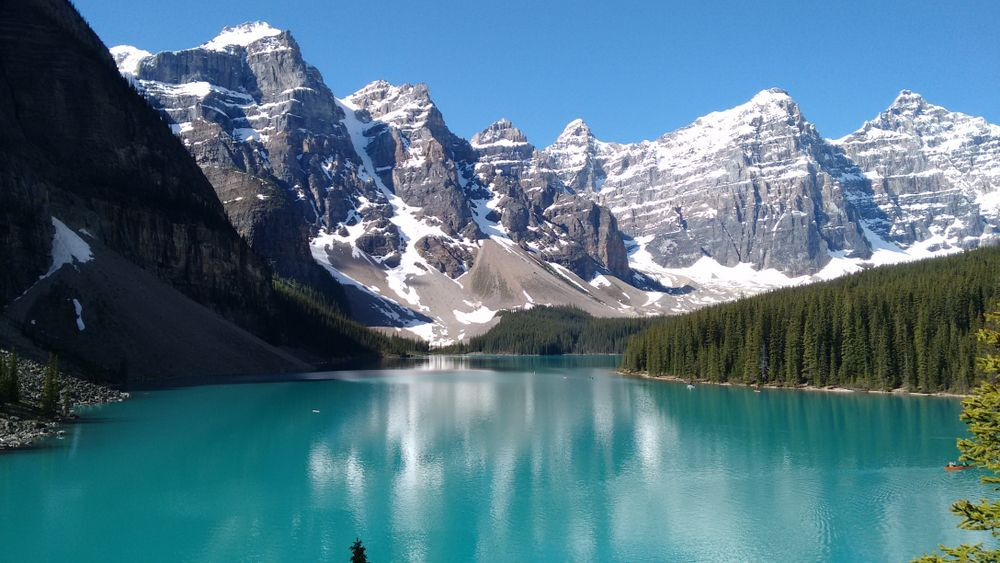
#> input picture ImageProcessing/Morphological Operations/input_image.jpg, 1000 x 563 px
$ python main.py
#> lines starting #> are read from the running program, lines starting #| are printed output that depends on the picture; after the words box and inside, x2 and y2 are one past the last pixel; in counts of white or black regions, pixels touching at a corner belong together
import cv2
import numpy as np

# read the image
image = cv2.imread('input_image.jpg')
#> image is the input picture: shape (563, 1000, 3); mean B, G, R 132.2, 116.2, 81

# convert the image to grayscale and apply thresholding
gray = cv2.cvtColor(image, cv2.COLOR_BGR2GRAY)
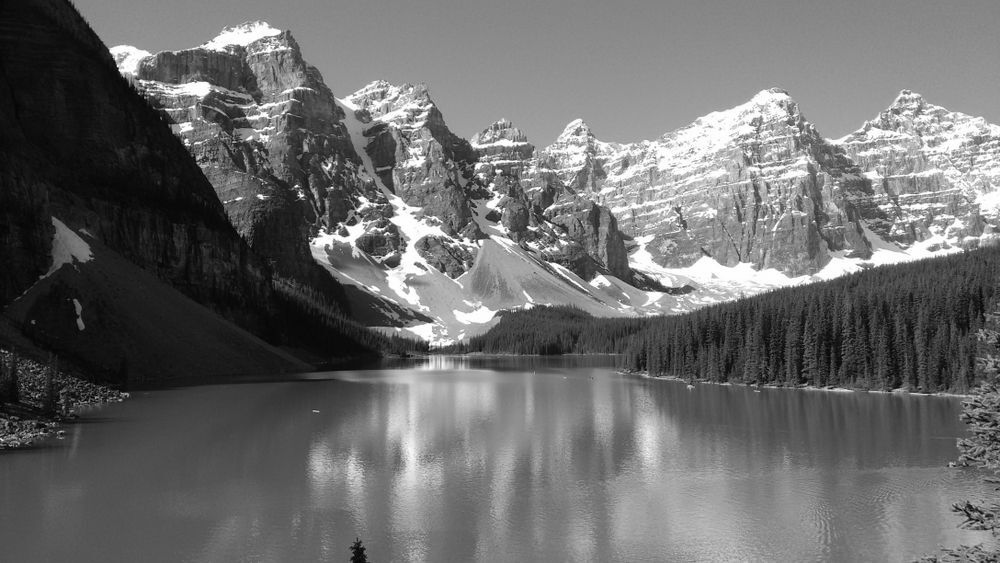
#> gray: shape (563, 1000); min 0, max 255, mean 107.5
ret, thresh = cv2.threshold(gray, 0, 255, cv2.THRESH_BINARY_INV + cv2.THRESH_OTSU)
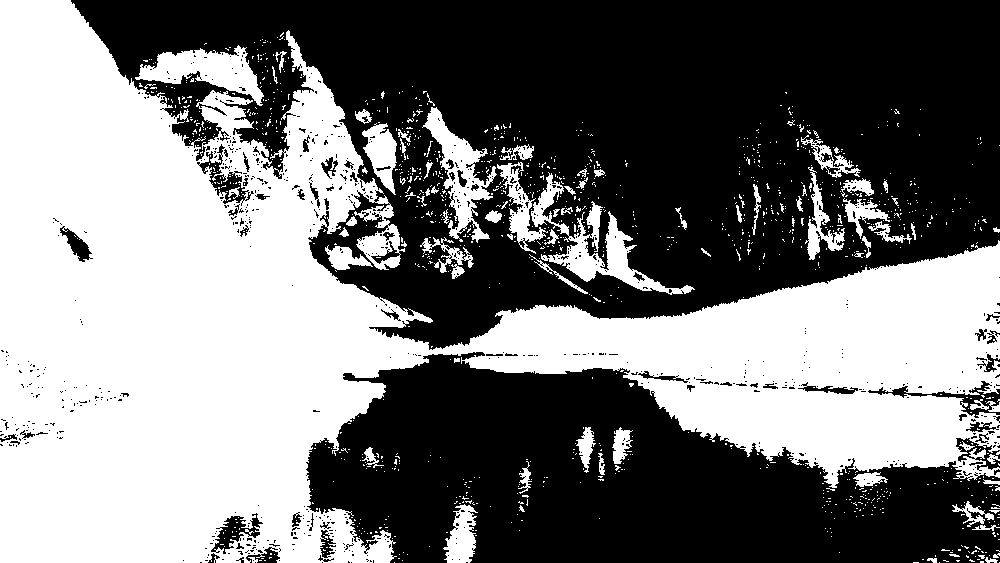
#> thresh: shape (563, 1000); 47% white; 1235 white regions (1153 under 20 px), largest, box (x1, y1, x2, y2) and area: (0, 0, 1000, 563) 237520, (531, 172, 695, 295) 4168, (135, 45, 264, 106) 3450
#> ret = 104

# define kernel for erosion and dilation
kernel = np.ones((5,5), np.uint8)

# apply morphological operations
# erosion
erosion = cv2.erode(thresh, kernel, iterations=1)
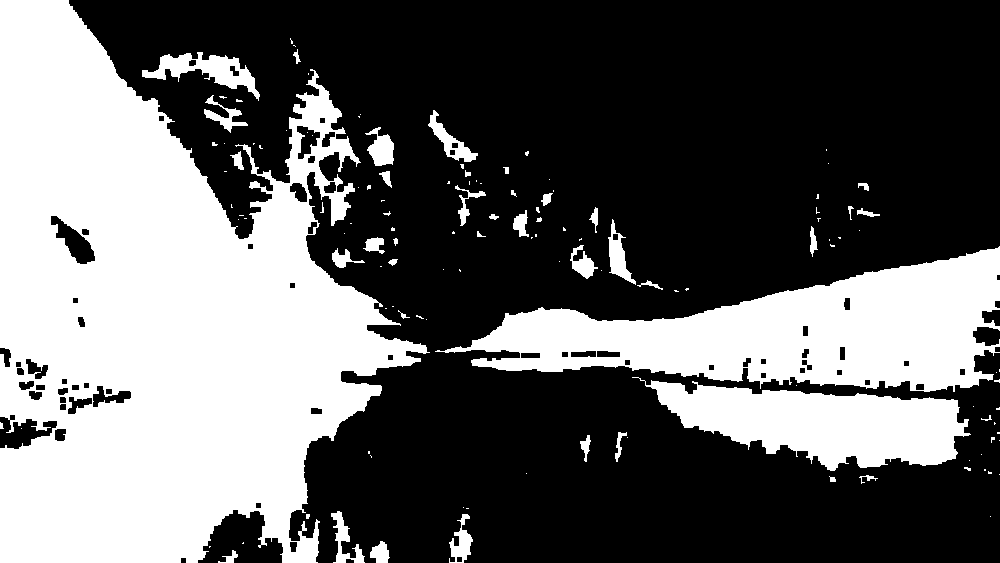
#> erosion: shape (563, 1000); 38.4% white; 130 white regions (88 under 20 px), largest, box (x1, y1, x2, y2) and area: (0, 0, 430, 563) 148326, (435, 246, 1000, 392) 40820, (632, 377, 971, 471) 17245

# dilation
dilation = cv2.dilate(thresh, kernel, iterations=1)
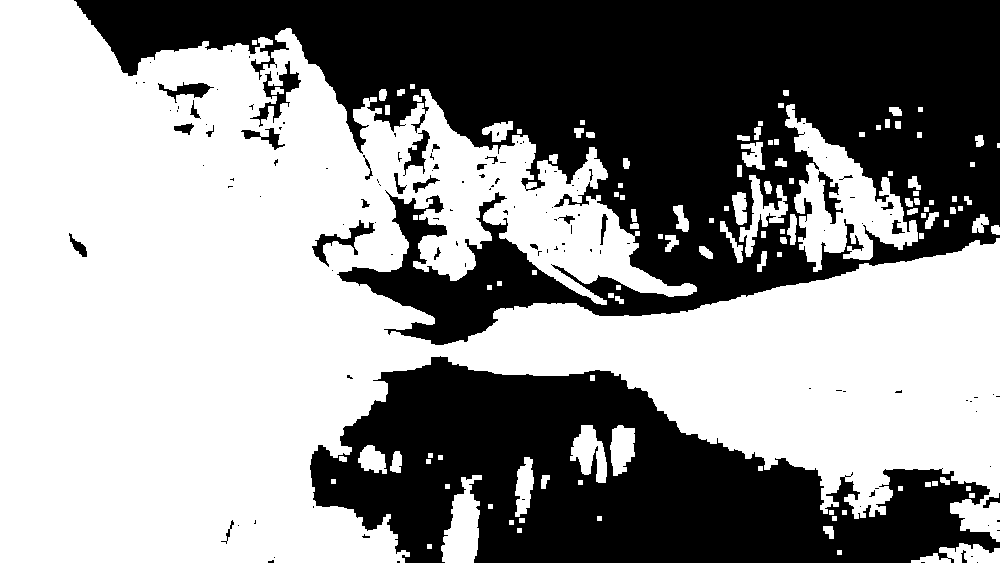
#> dilation: shape (563, 1000); 57.1% white; 135 black regions (103 under 20 px), largest, box (x1, y1, x2, y2) and area: (74, 0, 1000, 345) 156669, (310, 356, 1000, 563) 79827, (250, 61, 301, 127) 851

# opening
opening = cv2.morphologyEx(thresh, cv2.MORPH_OPEN, kernel)
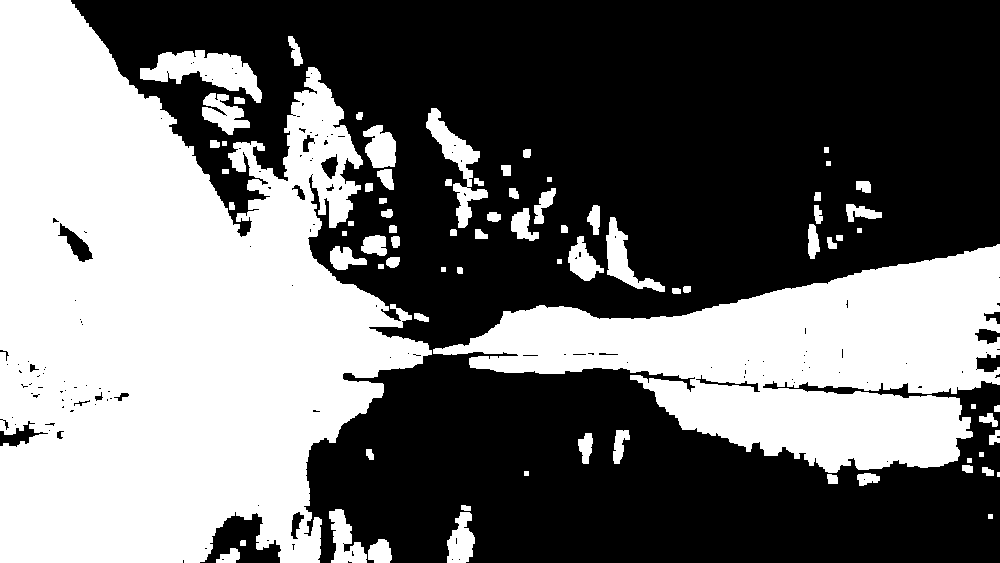
#> opening: shape (563, 1000); 43.2% white; 78 white regions (1 under 20 px), largest, box (x1, y1, x2, y2) and area: (0, 0, 432, 563) 158639, (433, 244, 1000, 473) 65160, (140, 50, 262, 103) 3085

# closing
closing = cv2.morphologyEx(thresh, cv2.MORPH_CLOSE, kernel)
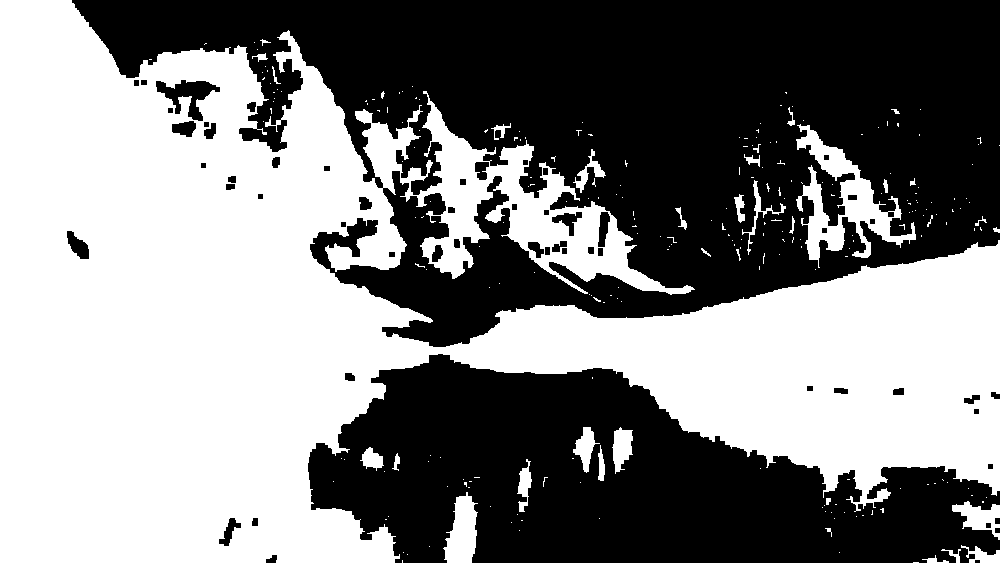
#> closing: shape (563, 1000); 51.1% white; 56 black regions (1 under 20 px), largest, box (x1, y1, x2, y2) and area: (72, 0, 1000, 347) 182405, (308, 354, 1000, 563) 87859, (156, 80, 220, 121) 1112

# display the result
cv2.imshow('Original Image', image)
cv2.imshow('Erosion', erosion)
cv2.imshow('Dilation', dilation)
cv2.imshow('Opening', opening)
cv2.imwrite("op.jpg", dilation)
